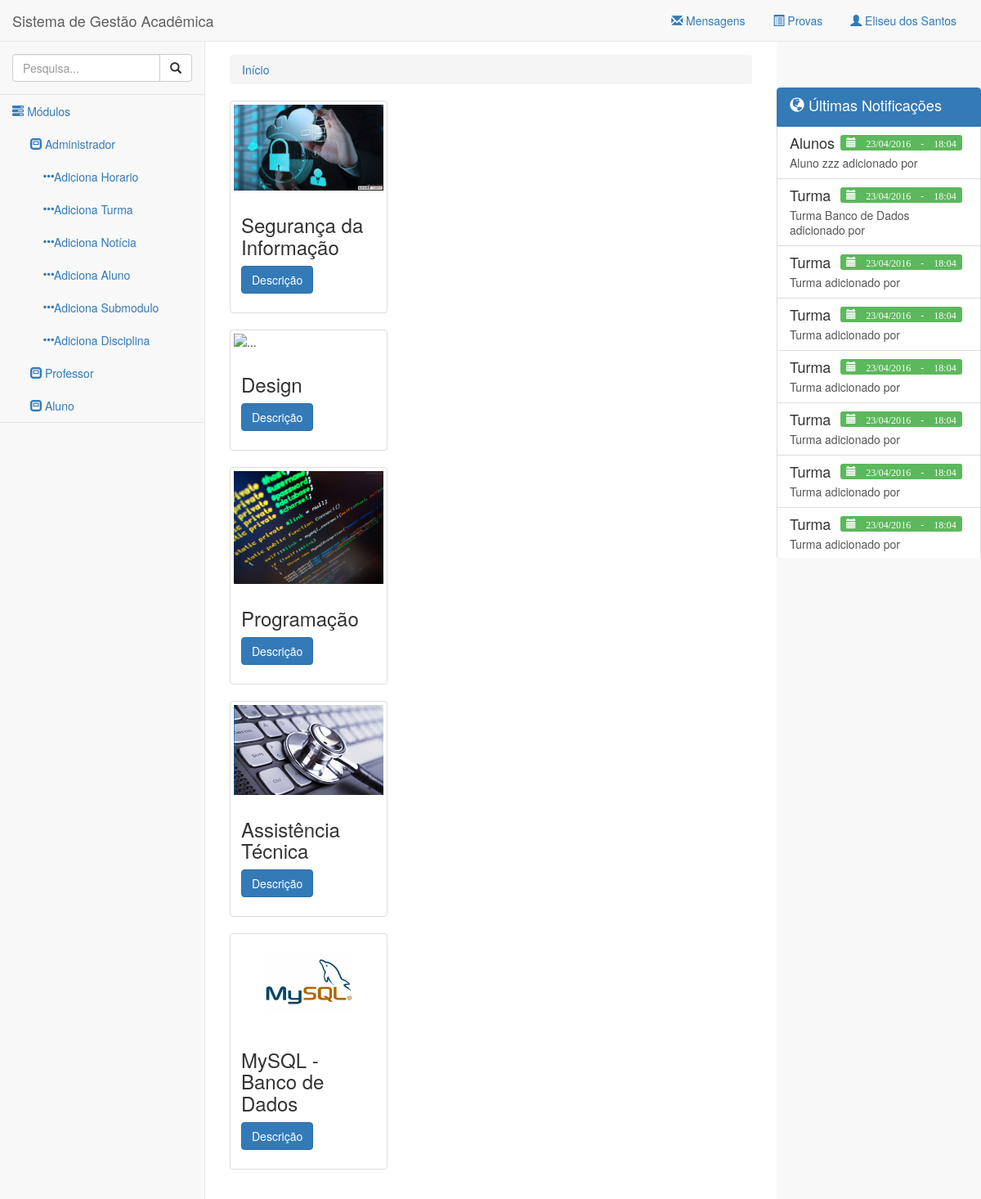
Screenshot of /admin/verDisciplina.php (signed in) with the database file from the repository.
### tables this page shows
CREATE TABLE IF NOT EXISTS `cad_modulo` (
  `cd_modulo` bigint(20) NOT NULL,
  `nome_modulo` varchar(180) NOT NULL
);

CREATE TABLE IF NOT EXISTS `cad_submodulo` (
  `cd_submodulo` bigint(20) NOT NULL,
  `cd_modulo` bigint(20) NOT NULL,
  `nome_submodulo` varchar(180) NOT NULL,
  `fonte` varchar(450) NOT NULL,
  `permissao` int(11) NOT NULL
);

CREATE TABLE IF NOT EXISTS `notificacoes` (
  `cd_notificacao` bigint(20) NOT NULL,
  `cd_usuario` bigint(20) NOT NULL,
  `tp_notificacao` varchar(80) NOT NULL,
  `desc_notificacao` text NOT NULL,
  `dt_sistema` timestamp NOT NULL DEFAULT CURRENT_TIMESTAMP
);

### classes/funcoes.class.php (called while the page is built, shortened)
<?php
include 'database.class.php';
include 'notificacoes.class.php';
class Funcoes {
  public static function geraHeader() {
    include 'partials/header.php';
  }
  public static function geraFooter($parametros = false) {
    include 'partials/footer.php';
  }
  public static function geraMenus() {
    include 'partials/navegacao.php';
  }
  public static function geraMenuTop() {
    include 'partials/menu_top.php';
  }
  public static function geraMenuEsquerda() {
    include 'partials/menu_esquerda.php';
  }
  public static function geraMenuDireita() {
    include 'partials/menu_direita.php';
  }
  public static function geraBreadCrumb() {
    include 'partials/breadcrumb.php';
  }
}

### classes/database.class.php (called while the page is built, shortened)
<?php
class Database {
  private $mysql;
  private $query;
  public function __construct() {
    $this->mysql = new mysqli('localhost', 'root','', 'sga');
  }
  protected function clearAttributes() {
    $not = array('last_query', 'operators', 'join_types');
    $attrs = get_object_vars($this);
  }
  public function result() {
    $data = array();
    if(!empty($this->query)) {
      while($result = mysqli_fetch_object($this->query)) {
        $data[] = $result;
      }
    }
    return $data;
  }
  public function query($query, $escape = FALSE) {
    $escape = (!is_bool($escape)) ? TRUE : $escape;
    $this->query = $this->mysql->query($query);
    return $this;
  }
}

### classes/notificacoes.class.php (called while the page is built, shortened)
<?php
Class Notificacoes {
	public function getNotificacao() {
		$objetoSql = new Database();
		$resultado = $objetoSql->query('select * from notificacoes order by cd_notificacao DESC')->result();
		return $resultado;
	}
}

### admin/partials/menu_direita.php (the view, shortened to what this page needs)
<?php
$objetonotificacoes = new Notificacoes();
$notificacoes = $objetonotificacoes->getNotificacao();
?>
<div class="navbar-default sidebar-right" role="navigation">
  <div class="list-group">
  	<a href="#" class="list-group-item active">
	    <h4 class="list-group-item-heading"><span class="glyphicon glyphicon-globe"></span> Últimas Notificações</h4>
	  </a>
    <?php
      foreach ($notificacoes as $notificacao) : ?>
      	<a href="#" class="list-group-item notificacao">
      		<h4 class="list-group-item-heading"><?= $notificacao->tp_notificacao; ?>
            <span class="label label-success data-notificacao pull-right">
              <span class="glyphicon glyphicon-calendar"> <?= date('d/m/Y', strtotime($notificacao->dt_sistema)) . ' - '. date('H:m', strtotime($notificacao->dt_sistema)); ?></span>
          </h4>
      		<p class="list-group-item-text"><?= $notificacao->desc_notificacao; ?>
      		</p>
    		</a>
      <?php endforeach; ?>
	</div>
</div>

### admin/partials/menu_esquerda.php (shortened to what this page needs)
<div class="navbar-default sidebar" role="navigation">
  <div class="sidebar-nav navbar-collapse">
    <ul class="nav" id="side-menu">
      <li class="sidebar-search">
        <div class="input-group custom-search-form">
          <input type="text" class="form-control" placeholder="Pesquisa...">
          <span class="input-group-btn">
            <button class="btn btn-default" type="button">
              <i class="glyphicon glyphicon-search"></i>
            </button>
          </span>
        </div>
      </li>
      <li>
        <a href="#"><i class="glyphicon glyphicon-tasks"></i> Módulos</a>
        <ul class="nav nav-second-level">
          <?php
            $objetoModulos = new Database();
            $objetoModulos1 = new Database();
            $modulos = $objetoModulos->query("select * from cad_modulo")->result();
            $submodulos = $objetoModulos1->query("select * from cad_submodulo")->result();
            foreach ($modulos as $modulo) : ?>
              <li>
                <a href="#"><span class="glyphicon glyphicon-modal-window"></span> <?= $modulo->nome_modulo; ?></a>
                <?php if(isset($modulo->submodulos) && count($modulo->submodulos)) : ?>
                  <ul class="nav nav-third-level">
                  <?php foreach ($modulo->submodulos as $submodulo) : ?>
                    <li>
                      <a href="#"><span class="glyphicon glyphicon-option-horizontal"></span><?= $submodulo->nome_submodulo; ?></a>
                    </li>
                    <?php endforeach; ?>
                  </ul>
                <?php endif; ?>
              </li>
          <?php endforeach; ?>
          </li>
        </ul>
      </div>
    </div>
  </div>

### assets/css/sb-admin-2.css (style rules this page uses)
body { background-color: #f8f8f8; }
.sidebar .sidebar-nav.navbar-collapse { padding-right: 0; padding-left: 0; }
.sidebar .sidebar-search { padding: 15px; }
.sidebar ul li { border-bottom: 1px solid #e7e7e7; }
.sidebar .nav-second-level li, .sidebar .nav-third-level li { border-bottom: 0!important; }
.sidebar .nav-second-level li a { padding-left: 37px; }
.sidebar .nav-third-level li a { padding-left: 52px; }
@media (min-width:768px) { .sidebar { z-index: 1; position: absolute; width: 250px; margin-top: 51px; } }
@media (min-width:768px) { .sidebar-right { z-index: 1; position: absolute; width: 250px; margin-top: 51px; right: 0; } }

### assets/css/admin.css (style rules this page uses)
a:hover, a:visited, a:link, a:active { text-decoration: none; }
.glyphicon { cursor: pointer; }
.data-notificacao { margin-right: 7px; font-size: 67%; }
.list-group { margin-top: 5px; max-height: 575px !important; overflow: overlay !important; margin-bottom: 0px !important; }

### rows the page displays
cad_modulo: nome_modulo "Administrador"
cad_submodulo: nome_submodulo "Adiciona Horario"
cad_submodulo: nome_submodulo "Adiciona Turma"
cad_submodulo: nome_submodulo "Adiciona Notícia"
cad_submodulo: nome_submodulo "Adiciona Aluno"
cad_submodulo: nome_submodulo "Adiciona Submodulo"
cad_submodulo: nome_submodulo "Adiciona Disciplina"
cad_modulo: nome_modulo "Professor"
cad_modulo: nome_modulo "Aluno"
notificacoes: tp_notificacao "Alunos", dt_sistema "23/04/2016", dt_sistema "18:04", desc_notificacao "Aluno zzz adicionado por"
notificacoes: tp_notificacao "Turma", dt_sistema "23/04/2016", dt_sistema "18:04", desc_notificacao "Turma Banco de Dados adicionado por"
notificacoes: tp_notificacao "Turma", dt_sistema "23/04/2016", dt_sistema "18:04", desc_notificacao "Turma adicionado por"
notificacoes: tp_notificacao "Turma", dt_sistema "23/04/2016", dt_sistema "18:04", desc_notificacao "Turma adicionado por"
notificacoes: tp_notificacao "Turma", dt_sistema "23/04/2016", dt_sistema "18:04", desc_notificacao "Turma adicionado por"
notificacoes: tp_notificacao "Turma", dt_sistema "23/04/2016", dt_sistema "18:04", desc_notificacao "Turma adicionado por"
notificacoes: tp_notificacao "Turma", dt_sistema "23/04/2016", dt_sistema "18:04", desc_notificacao "Turma adicionado por"
notificacoes: tp_notificacao "Turma", dt_sistema "23/04/2016", dt_sistema "18:04", desc_notificacao "Turma adicionado por"

### other values shown
$_SESSION['nome'] "Eliseu dos Santos"
